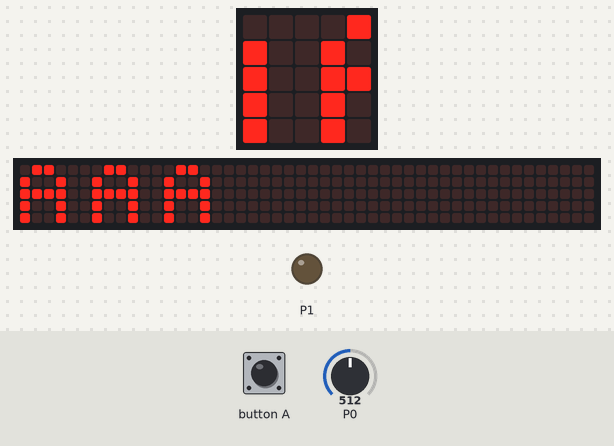
This program was run on a simulated BBC micro:bit (MakeCode). Shown: the board's 5×5 LED display, a strip that is not on the board, showing the scrolling text unrolled, output pins drawn as LEDs (lit = HIGH). Inputs (shaded band) come from the test bench; at power-on: P0 = 512 (analog values on the 0–1023 scale). The 48×5 strip is a reading aid, not a part: it shows the text the display is scrolling, unrolled, one strip-width of it at a time.

Above: at 1.27 s.
1.3 s: P0 set to 494
At 4.0 s:
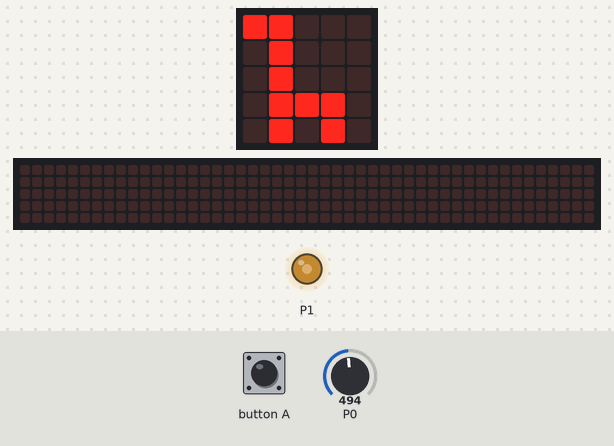
5.9 s: P0 set to 510
At 6.21 s:
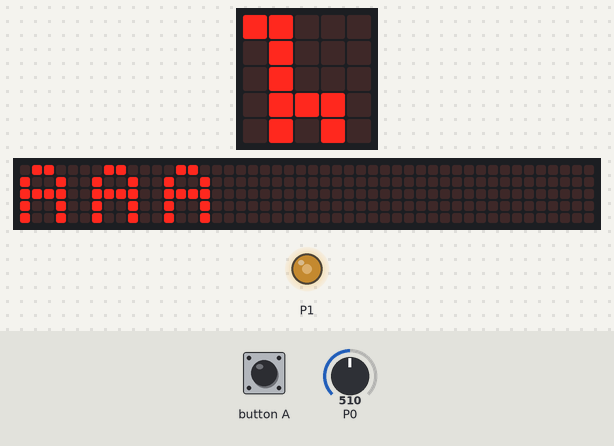
10.5 s: button A pressed for 3 s
At 14.0 s:
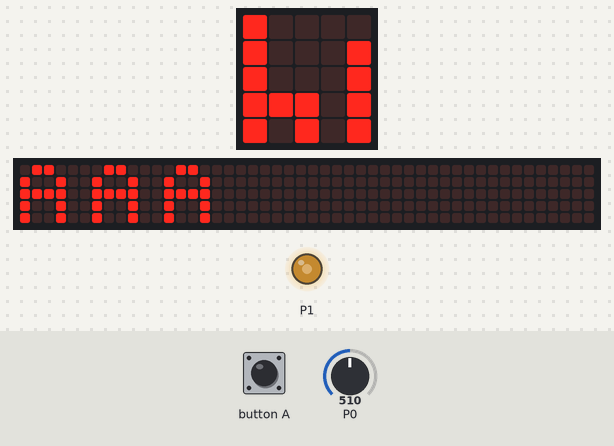
15.1 s: P0 set to 490
At 18.6 s:
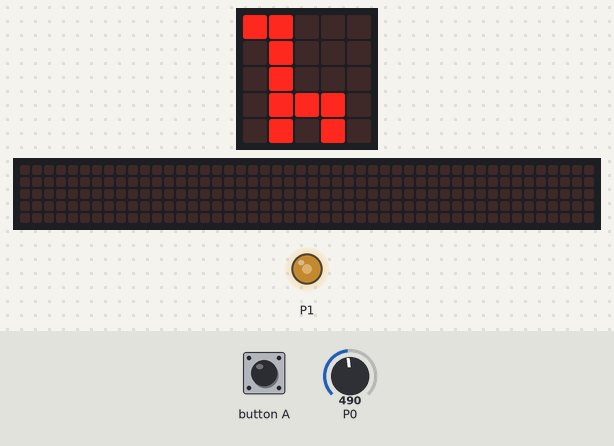
19.7 s: P0 set to 511
At 23.29 s:
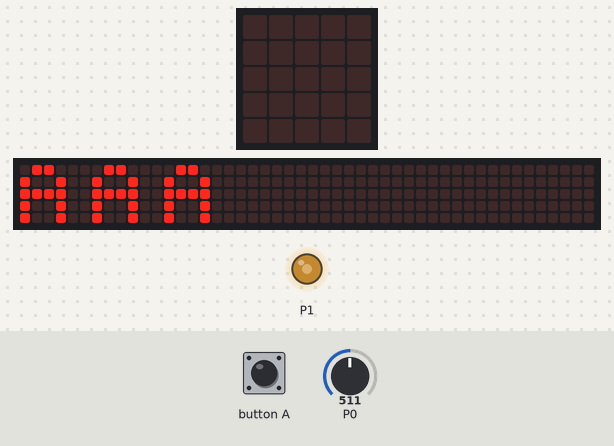
Timing chart, 0 to 24.8 s (numbered marks = the images above; inputs shaded):
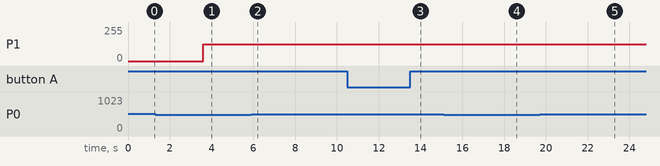

Measured:
- the behaviour switches between 501 and 500 on P0 (found by bisection; images 0 and 1)
- after the input at 1.3 s, the display: first differs from a run without the input after 2.3 s (image 1)
- after the input at 5.9 s, the display: changes after 0.24 s (image 2)
- after the input at 10.5 s, the display: first differs from a run without the input after 2.9 s (image 3 shows a later state)
- after the input at 15.1 s, the display: first differs from a run without the input after 2.3 s (image 4)
- after the input at 19.7 s, the display: first changes after 0.22 s (image 5 shows a later state)
- what the display in image 5 shows lasts 0.4 s, from 23.1 s to 23.5 s

The program:

main.ts
```typescript
// dht11_dht22.query_data(DHTtype.DHT11, DigitalPin.P0, False, False, True)
// while pins.analog_read_pin(AnalogPin.P0) > 500:
// for index in range(20):
// pass
basic.forever(function () {
    if (pins.analogReadPin(AnalogPin.P0) > 500) {
        basic.showString("AAA")
        pins.analogWritePin(AnalogPin.P1, 500)
        if (input.buttonIsPressed(Button.A)) {
            basic.showLeds(`
                # # . . .
                . # . . .
                . # . . .
                . # # # .
                . # . # .
                `)
        }
    } else {
        basic.showLeds(`
            # # . . .
            . # . . .
            . # . . .
            . # # # .
            . # . # .
            `)
    }
})
```

test.ts
```typescript
// tu są testy; nie będzie to kompilowane, gdy ten pakiet będzie używany jako rozszerzenie.
```
